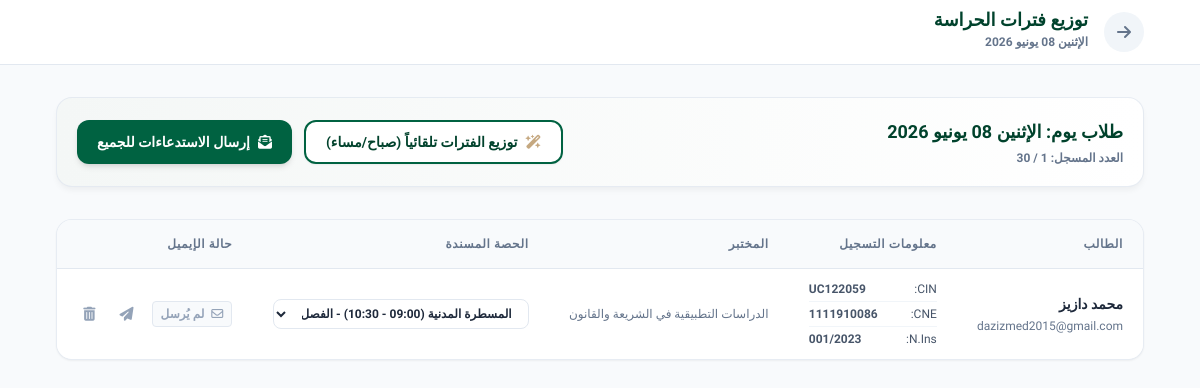
The app's page /admin/day/الإثنين 08 يونيو 2026 (signed in) with its own data.
### tables this page shows
CREATE TABLE days (
        id INTEGER PRIMARY KEY AUTOINCREMENT,
        day_label TEXT NOT NULL UNIQUE,
        day_date TEXT NOT NULL,
        max_capacity INTEGER DEFAULT 20,
        is_active INTEGER DEFAULT 1
    );

CREATE TABLE students (
        id INTEGER PRIMARY KEY AUTOINCREMENT,
        anne_inscription TEXT,
        nins TEXT,
        nom_complet TEXT NOT NULL,
        prenom TEXT,
        cne TEXT,
        cin TEXT NOT NULL UNIQUE,
        labo TEXT,
        situation TEXT,
        email TEXT,
        chosen_day TEXT DEFAULT NULL,
        assigned_period TEXT DEFAULT NULL,
        email_sent INTEGER DEFAULT 0,
        registration_date TIMESTAMP DEFAULT NULL
    , assigned_session_id INTEGER DEFAULT NULL REFERENCES sessions(id));

### app.py (the view)
@app.route('/admin/day/<day_label>')
def admin_day_detail(day_label):
    if not session.get('admin_logged_in'):
        return redirect(url_for('admin_login'))
    conn = get_db()
    cursor = conn.cursor()
    cursor.execute("SELECT * FROM days WHERE day_label = ?", (day_label,))
    day = cursor.fetchone()
    if not day:
        flash('اليوم غير موجود.', 'danger')
        return redirect(url_for('admin_dashboard'))
    cursor.execute('''
        SELECT s.*, se.track, se.module_name, se.time_slot, se.semester, se.group_label
        FROM students s
        LEFT JOIN sessions se ON s.assigned_session_id = se.id
        WHERE s.chosen_day = ?
        ORDER BY se.time_slot, s.nom_complet
    ''', (day_label,))
    students = [dict(row) for row in cursor.fetchall()]
    cursor.execute("SELECT * FROM sessions WHERE day_label = ? ORDER BY track, time_slot", (day_label,))
    day_sessions = [dict(row) for row in cursor.fetchall()]
    conn.close()
    return render_template('admin_day.html', day=dict(day), students=students, sessions=day_sessions)

### app.py (called while the page is built)
def get_db():
    conn = sqlite3.connect(DB_PATH)
    conn.row_factory = sqlite3.Row
    return conn

### templates/admin_day.html (shortened to what this page needs)
<!DOCTYPE html>
<html lang="ar" dir="rtl">
<head>
    <link rel="stylesheet" href="https://cdnjs.cloudflare.com/ajax/libs/font-awesome/6.4.0/css/all.min.css">
    <script src="https://cdn.tailwindcss.com"></script>
</head>
<body class="text-slate-800 pb-12">
    <header class="bg-white border-b border-slate-200 sticky top-0 z-30">
        <div class="max-w-6xl mx-auto px-4 sm:px-6 lg:px-8">
            <div class="flex justify-between h-16 items-center">
                <div class="flex items-center gap-4">
                    <a href="{{ url_for('admin_dashboard') }}" class="w-10 h-10 rounded-full bg-slate-100 flex items-center justify-center text-slate-500 hover:bg-brand-50 hover:text-brand-600 transition-colors">
                        <i class="fa-solid fa-arrow-right"></i>
                    </a>
                    <div>
                        <h1 class="text-lg font-extrabold text-brand-700 font-tajawal leading-none">توزيع فترات الحراسة</h1>
                        <span class="text-xs font-bold text-slate-500">{{ day.day_label }}</span>
                    </div>
                </div>
            </div>
        </div>
    </header>
    <main class="max-w-6xl mx-auto px-4 sm:px-6 lg:px-8 py-8">
        <div class="glass-card rounded-2xl p-5 mb-8 flex flex-col sm:flex-row justify-between items-center gap-4 bg-gradient-to-r from-brand-50 to-white">
            <div>
                <h2 class="font-bold text-brand-700 text-lg">طلاب يوم: {{ day.day_label }}</h2>
                <p class="text-xs text-slate-500 font-bold mt-1">العدد المسجل: {{ students|length }} / {{ day.max_capacity }}</p>
            </div>
            <div class="flex gap-3">
                <button onclick="autoDistribute('{{ day.day_label }}', this)" class="px-5 py-2.5 bg-white border-2 border-brand-500 text-brand-700 hover:bg-brand-50 font-bold rounded-xl shadow-sm transition-all text-sm flex items-center gap-2">
                    <i class="fa-solid fa-wand-magic-sparkles text-accent-gold"></i> توزيع الفترات تلقائياً (صباح/مساء)
                </button>
                <button onclick="sendEmailsBulk('{{ day.day_label }}', this)" class="px-5 py-2.5 bg-brand-500 hover:bg-brand-600 text-white font-bold rounded-xl shadow-md transition-all text-sm flex items-center gap-2">
                    <i class="fa-solid fa-envelope-open-text"></i> إرسال الاستدعاءات للجميع
                </button>
            </div>
        </div>
        <div class="glass-card rounded-2xl overflow-hidden shadow-sm">
            <div class="overflow-x-auto">
                <table class="w-full text-right border-collapse">
                    <thead>
                        <tr class="bg-slate-50 text-slate-500 border-b border-slate-200 text-xs font-bold uppercase tracking-wider">
                            <th class="py-4 px-5">الطالب</th>
                            <th class="py-4 px-5">معلومات التسجيل</th>
                            <th class="py-4 px-5">المختبر</th>
                            <th class="py-4 px-5">الحصة المسندة</th>
                            <th class="py-4 px-5">حالة الإيميل</th>
                        </tr>
                    </thead>
                    <tbody class="divide-y divide-slate-100 text-sm bg-white">
                        {% for st in students %}
                            <tr class="hover:bg-slate-50 transition-colors">
                                <td class="py-3 px-5">
                                    <span class="block font-bold text-slate-800">{{ st.nom_complet }}</span>
                                    <span class="block text-xs font-medium text-slate-500 mt-1" dir="ltr">{{ st.email }}</span>
                                </td>
                                <td class="py-3 px-5 text-xs text-slate-600 space-y-1">
                                    <div class="flex justify-between w-32 border-b border-slate-100 pb-1"><span>CIN:</span><span class="font-bold" dir="ltr">{{ st.cin }}</span></div>
                                    <div class="flex justify-between w-32 border-b border-slate-100 pb-1"><span>CNE:</span><span class="font-bold" dir="ltr">{{ st.cne }}</span></div>
                                    <div class="flex justify-between w-32"><span>N.Ins:</span><span class="font-bold" dir="ltr">{{ st.nins }}</span></div>
                                </td>
                                <td class="py-3 px-5 text-xs text-slate-500 max-w-xs truncate" title="{{ st.labo }}">{{ st.labo }}</td>
                                <td class="py-3 px-5">
                                    <select onchange="updateSession({{ st.id }}, this.value)"
                                            class="w-64 px-3 py-1.5 border border-slate-200 rounded-lg outline-none text-xs font-bold bg-white focus:border-brand-500 cursor-pointer">
                                        {% set grouped_sessions = sessions|groupby('track') %}
                                        {% for group in grouped_sessions %}
                                            <optgroup label="{{ group.grouper }}">
                                                {% for s in group.list %}
                                                    <option value="{{ s.id }}" {% if st.assigned_session_id == s.id %}selected{% endif %}>
                                                        {{ s.module_name }} ({{ s.time_slot }}) - {{ s.semester }} - {{ s.group_label }}
                                                    </option>
                                                {% endfor %}
                                            </optgroup>
                                        {% endfor %}
                                    </select>
                                </td>
                                <td class="py-3 px-5">
                                    <div class="flex items-center gap-3">
                                        {% if st.email_sent %}
                                            <span class="text-xs font-bold text-green-600 bg-green-50 px-2 py-1 rounded border border-green-200"><i class="fa-solid fa-check-double ml-1"></i> مُرسل</span>
                                        {% else %}
                                            <span class="text-xs font-bold text-slate-400 bg-slate-50 px-2 py-1 rounded border border-slate-200"><i class="fa-regular fa-envelope ml-1"></i> لم يُرسل</span>
                                        {% endif %}
                                        <button onclick="sendEmailSingle({{ st.id }}, this)" title="إرسال إيميل الاستدعاء لهذا الطالب" class="p-1.5 text-slate-400 hover:text-brand-600 hover:bg-brand-50 rounded transition-colors">
                                            <i class="fa-solid fa-paper-plane"></i>
                                        </button>
                                        <button onclick="deleteRegistration({{ st.id }}, this)" title="إلغاء حجز الطالب وتفريغ مكانه" class="p-1.5 text-slate-400 hover:text-red-600 hover:bg-red-50 rounded transition-colors">
                                            <i class="fa-solid fa-trash-can"></i>
                                        </button>
                                    </div>
                                </td>
                            </tr>
                        {% endfor %}
                    </tbody>
                </table>
            </div>
        </div>
    </main>
</body>
</html>

### templates/admin_day.html (style rules this page uses)
body { font-family: 'Cairo', 'Tajawal', sans-serif; background-color: #f8fafc; }
.glass-card { background: white; border: 1px solid rgba(226, 232, 240, 0.8); box-shadow: 0 4px 6px -1px rgba(0,0,0,0.05); }
select { background-image: none; }

### records on screen
days: day_label "الإثنين 08 يونيو 2026", max_capacity "30"
students: nom_complet "محمد دازيز", email "dazizmed2015@gmail.com", cin "UC122059", cne "1111910086", nins "001/2023", labo "الدراسات التطبيقية في الشريعة والقانون", assigned_session+id "المسطرة المدنية (09:00 - 10:30) - الفصل السادس - المجموعة: 1 و 2", email_sent 0 (drawn)

### other values on screen
{{ students|length }} "1"
